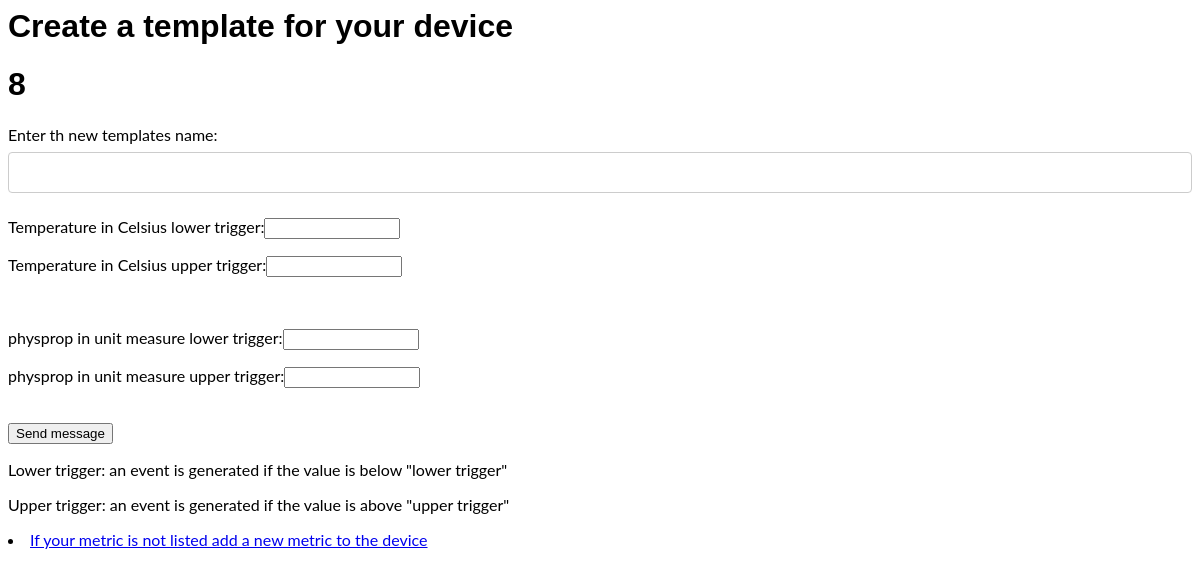
The app's page /smartpollution/device/8/addTemplate/ with its own data.
### smartpollution/models.py (models this page shows, shortened)
class Metric(models.Model):
    physical_property=models.CharField(max_length=200)
    unit_of_measurement=models.CharField(max_length=200)

### smartpollution/views.py (the view)
# urls.py: url(r'^device/(?P<pk>[0-9]+)/addTemplate/$', views.AddTemplateToDevice, name='add_template_to_device'),
def AddTemplateToDevice(request, pk):
    arguments={}
    arguments['pk']=pk
    arguments['metrics_of_device']=Device.objects.get(id=pk).metrics.all()
    return render(request, 'smartpollution/add_template_to_device.html', arguments)

### smartpollution/templates/smartpollution/add_template_to_device.html
<head>
<link rel="stylesheet" type="text/css" href="css/forms.css">
</head>
<body>
<h1>Create a template for your device</h1>
<h1>{{ pk }}</h1>
<form action={% url 'smartpollution:add_template_to_device_save' pk%} method="post">{% csrf_token %}
    {%if metrics_of_device %}
        Enter th new templates name:<input type="text" name="template_name"><br>
        {% for met in metrics_of_device %}
            <p>{{ met.physical_property }} in {{ met.unit_of_measurement }} lower trigger:<input type="number" name=lower:{{ met.id }} min="-1000000" max="1000000" step="0.001" value="NaN"></p>
            <p>{{ met.physical_property }} in {{ met.unit_of_measurement }} upper trigger:<input type="number" name=upper:{{ met.id }} min="-1000000" max="1000000" step="0.001" value="NaN"></p>
            <br>
        {% endfor %}
        <input type="submit" value="Send message" />
    {%else %}
            <li>Sorry, there are no no metrics assigned to this device. Change it
                <a href="{% url 'smartpollution:add_metric_to_device' pk%}">here</a>
            </li>
    {% endif %}
<p>Lower trigger: an event is generated if the value is below "lower trigger"</p>
<p>Upper trigger: an event is generated if the value is above "upper trigger"</p>
</form>
<li><a href="{% url 'smartpollution:add_metric_to_device' pk%}">If your metric is not listed add a new metric to the device</a></li>
</body>

### smartpollution/static/smartpollution/forms.css (style rules this page uses)
input[type=text] { width: 100%; padding: 12px 20px; margin: 8px 0; display: inline-block; border: 1px solid #ccc; border-radius: 4px; box-sizing: border-box; }
body, h1, h2, h3, h4, h5, h6, a { font-family: "Lato", sans-serif }
.w3-bar, h1, button { font-family: "Montserrat", sans-serif }

### records on screen
Metric: physical_property "Temperature", unit_of_measurement "Celsius"
Metric: physical_property "physprop", unit_of_measurement "unit measure"

### other values on screen
{{ pk }} "8"
